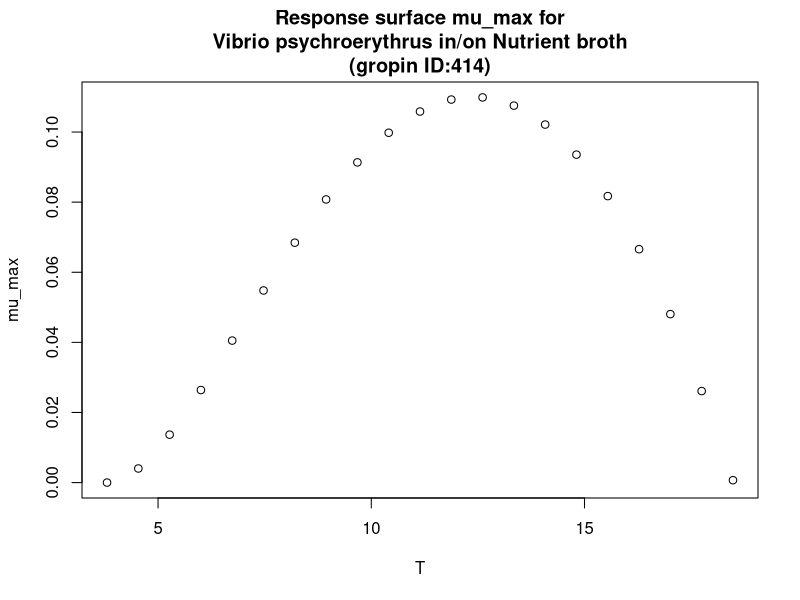

Recreate this plot in R.
#############################
# start of Parameter script
#############################
T <- seq(3.8038,18.4815184815185,length.out=21)
#############################
# end of Parameter script
#############################
############################# 
# start of Model script Gropin ID 414 
#############################
 
# constant coefficients for this model
 
variables <- data.frame(T)
argumentsPar <- expand.grid(variables)
 
# heart of the model
response_surface <- function(T) {
   mumax <-(1.1*(10^-1)*(T-18.5)*((T-3.8)^2))/((12.4-3.8)*((12.4-3.8)*(T-12.4)-(12.4-18.5)*(12.4+3.8-2*T)))

return(mumax=mumax)
} 

# output parameters
mumax <- cbind(argumentsPar,response_surface(argumentsPar['T']))
colnames(mumax) <- c(colnames(argumentsPar),'mumax')
#############################
# End of Model script
#############################
############################# 
# start of Visualisation script Gropin ID 414 
#############################
plot(T,mumax$mumax,
                          xlab='T',
                          ylab='mu_max',main='Response surface mu_max for
Vibrio psychroerythrus in/on Nutrient broth
(gropin ID:414)')
#############################
# End of Visualisation script
#############################
